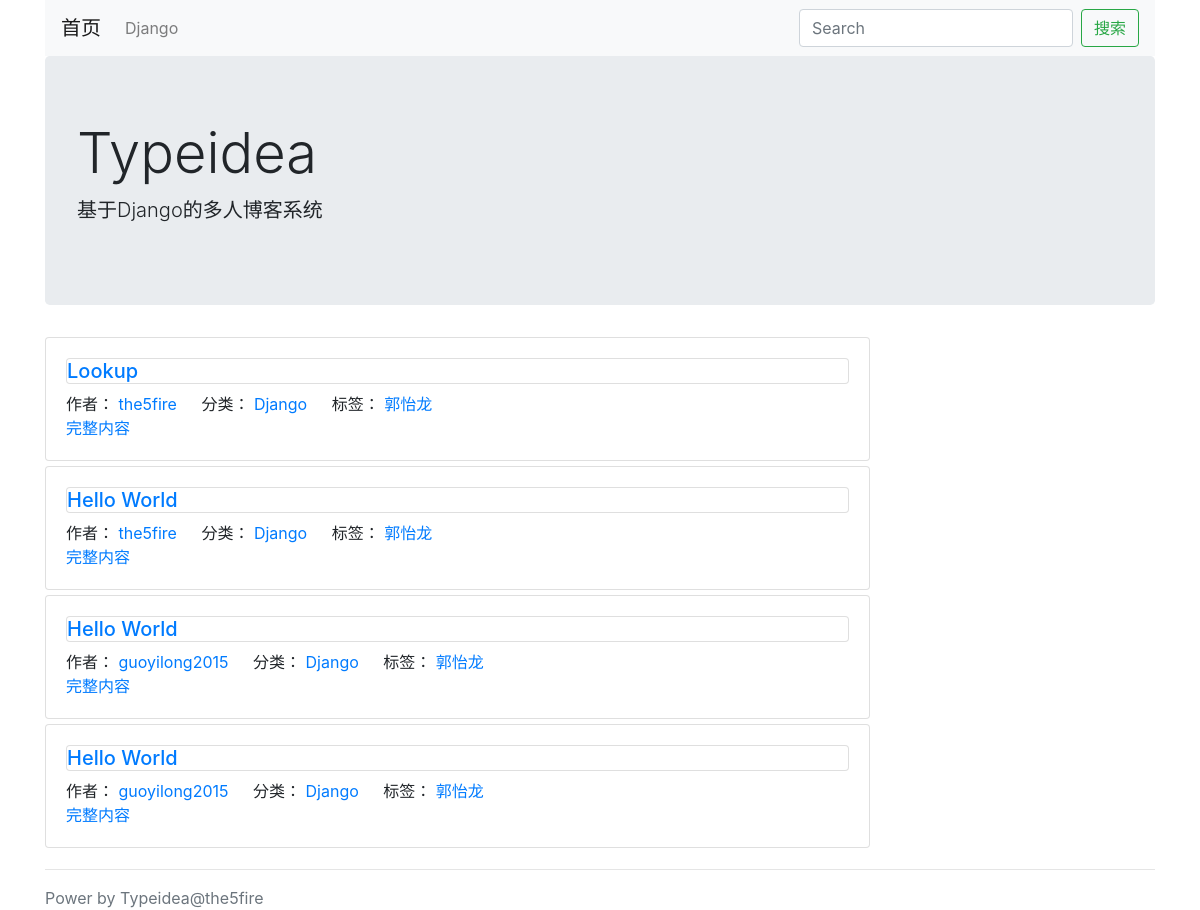
The app's page /, older data.
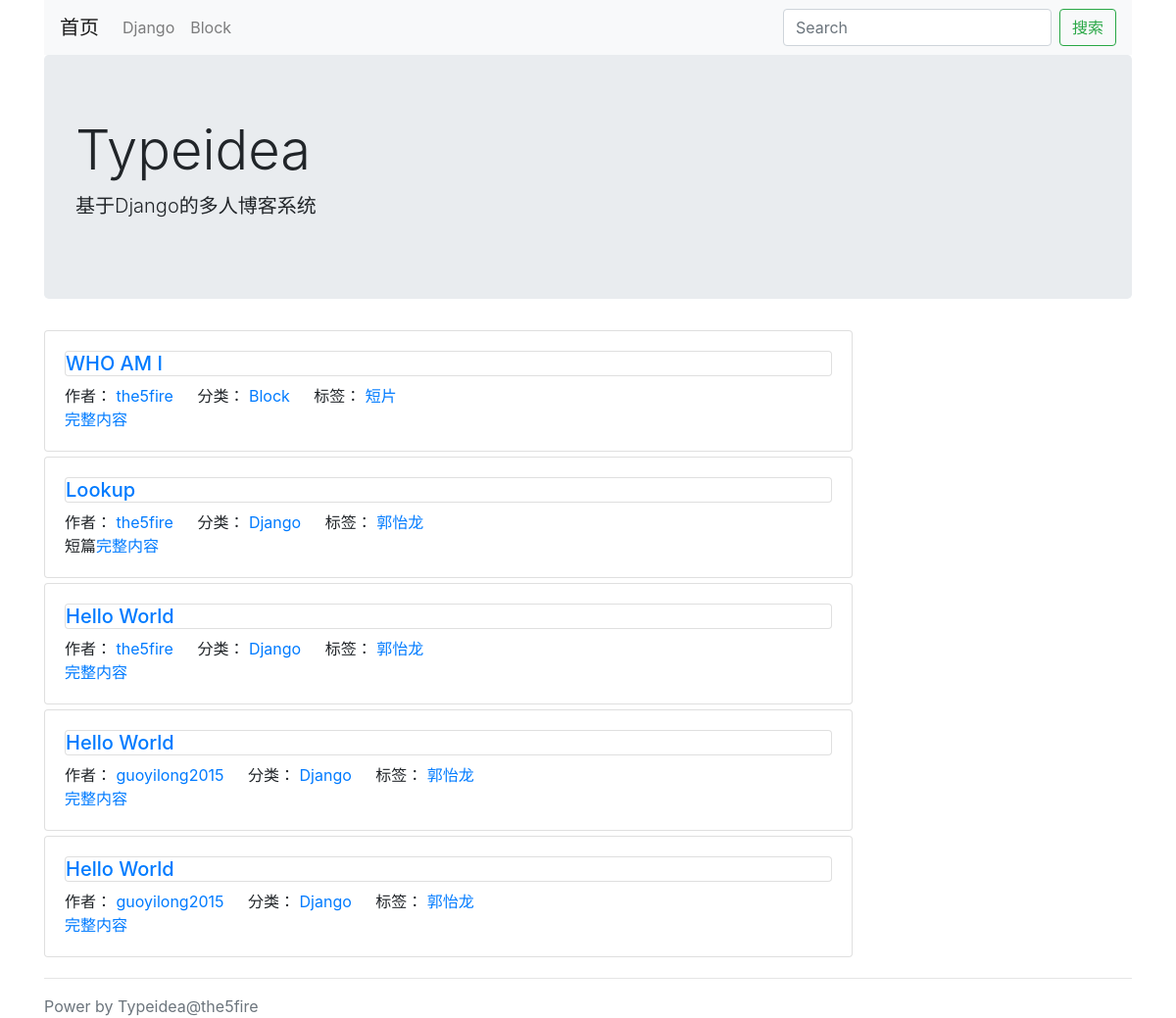
The same page, newer data.
### blog/models.py (models this page shows, shortened)
class Category(models.Model):
    STATUS_NORMAL = 1
    STATUS_DELETE = 0
    STATUS_ITEMS = (
        (STATUS_NORMAL,'正常'),
        (STATUS_DELETE,'删除'),
    )
    name = models.CharField(max_length=50, verbose_name="名称")
    status = models.PositiveIntegerField(default=STATUS_NORMAL,choices=STATUS_ITEMS, verbose_name="状态")
    is_nav = models.BooleanField(default=False,verbose_name="是否为导航")
    owner = models.ForeignKey(User,verbose_name="作者")
    created_time = models.DateTimeField(auto_now_add=True,verbose_name="创建时间")
    class Meta:
        verbose_name = verbose_name_plural = '分类'
    @classmethod
    def get_navs(cls):
        categories = cls.objects.filter(status = cls.STATUS_NORMAL)
        nav_categories = []
        normal_categories = []
        for cate in categories:
            if cate.is_nav:
                nav_categories.append(cate)
            else:
                normal_categories.append(cate)
        return {
            'navs':nav_categories,
            'categories':normal_categories,
        }

class Post(models.Model):
    STATUS_NORMAL = 1
    STATUS_DELETE = 0
    STATUS_DRAFT = 2
    STATUS_ITEMS = (
        (STATUS_NORMAL, '正常'),
        (STATUS_DELETE, '删除'),
        (STATUS_DRAFT,'草稿'),
    )
    pv = models.PositiveIntegerField(default=1)
    uv = models.PositiveIntegerField(default=1)
    title = models.CharField(max_length=255, verbose_name="标题")
    desc = models.CharField(max_length=1024,blank= True,verbose_name="摘要")
    content = models.TextField(verbose_name="正文",help_text="正文必须为 MarkDown 格式")
    status = models.PositiveIntegerField(default=STATUS_NORMAL, choices=STATUS_ITEMS, verbose_name="状态")
    category = models.ForeignKey(Category,verbose_name="分类")
    tag = models.ManyToManyField(Tag,verbose_name="标签")
    owner = models.ForeignKey(User, verbose_name="作者")
    created_time = models.DateTimeField(auto_now_add=True, verbose_name="创建时间")
    class Meta:
        verbose_name = verbose_name_plural = '文章'
        ordering = ['-id']
    @classmethod
    def latest_posts(cls):
        queryset = cls.objects.filter(status=cls.STATUS_NORMAL)
        return queryset

class Tag(models.Model):
    STATUS_NORMAL = 1
    STATUS_DELETE = 0
    STATUS_ITEMS = (
        (STATUS_NORMAL, '正常'),
        (STATUS_DELETE, '删除'),
    )
    name = models.CharField(max_length=10, verbose_name="名称")
    status = models.PositiveIntegerField(default=STATUS_NORMAL, choices=STATUS_ITEMS, verbose_name="状态")
    is_nav = models.BooleanField(default=False, verbose_name="是否为导航")
    owner = models.ForeignKey(User, verbose_name="作者")
    created_time = models.DateTimeField(auto_now_add=True, verbose_name="创建时间")
    class Meta:
        verbose_name = verbose_name_plural = '标签'

### blog/views.py (the view)
# urls.py: url(r'^$',post_list,name='index'),
def post_list(request,category_id=None,tag_id=None):
    tag = None
    category = None
    if tag_id:
        post_list,tag = Post.get_by_tag(tag_id)
    elif category_id:
        post_list ,category = Post.get_by_category(category_id)
    else:
        post_list = Post.latest_posts()
    context = {
        'category': category,
        'tag': tag,
        'post_list':post_list,
        'sidebars': SideBar.get_all(),
    }
    context.update(Category.get_navs())
    return render(request, 'blog/list.html', context=context)

### config/models.py (called while the page is built)
    @classmethod
    def get_all(cls):
        return cls.objects.filter(status=cls.STATUS_SHOW)

### typeidea/themes/bootstrap/templates/blog/list.html (shortened to what this page needs)
{% extends "./base.html" %}
{% block main %}
    {% for post in post_list %}
        <div class="card post">
        <div class="card-body">
            <h5 class="card -title"><a href="{% url 'post-detail' post.id %}">{{ post.title }}</a></h5>
                <span class="card-link">作者：<a href="#"> {{ post.owner.username }}</a></span>
                <span class="card-link">分类：<a href="{% url 'category-list' post.category.id %}">
                    {{ post.category.name}}</a> </span>
                <span class="card-link">标签：
                    {% for tag in post.tag.all %}
                        <a href="{% url 'tag-list' tag.id %}">{{ tag.name }}</a>
                    {% endfor %}
                </span>
            <p class="card-text">{{ post.desc }}<a href="{% url 'post-detail' post.id %}">完整内容</a></p>
        </div>
        </div>
    {% endfor %}
{% endblock %}

### typeidea/themes/bootstrap/templates/blog/base.html (shortened to what this page needs)
<!DOCTYPE HTML>
<html lang="en">
<head>
    <link rel="stylesheet" href="http://cdn.bootcss.com/bootstrap/4.0.0/css/bootstrap.css">
</head>
<body>
<div class="container head">
<nav class="navbar navbar-expand-lg navbar-light bg-light">
    <a class="navbar-brand" href="/">首页</a>
    <div class="collapsed navbar-collapse" id="navbarSupportedContent">
        <ul class="navbar-nav mr-auto">
            {% for cate in navs %}
                <li class="nav-item">
                <a class="nav-link"  href="{% url 'category-list' cate.id %}">{{ cate.name }}</a>
                </li>
            {% endfor %}
        </ul>
    <form class="form-inline my-2 my-lg-0" method='GET'>
        <input class="form-control mr-sm-2" type="search" placeholder="Search"
            aria-label="Search">
        <button class="btn btn-outline-success" type="submit">搜索</button>
    </form>
    </div>
</nav>
<div class="jumbotron">
    <h1 class="display-4">Typeidea</h1>
    <p class="lead">基于Django的多人博客系统</p>
</div>
</div>
<div class="container main">
    <div class="row">
        <div class="col-9 post-list">
            {% block main %}
            {% endblock %}
        </div>
    <div class="col-3">
    </div>
    </div>
</div>
<footer class="footer">
    {% block footer %}
    <div class="container">
        <hr/>
    </div>
<div class="container power">
    <span class="text-muted">Power by Typeidea@the5fire</span
</div>
{% endblock %}
</footer>
</body>
</html>

Row changes from the older to the newer data that the page shows:
added Category: name "Block"
added Post: title "WHO AM I", owner.username "the5fire", category.name "Block"
added Tag: name "短片", shown under "WHO AM I"
changed Post "Lookup": desc (not shown) → "短篇"
